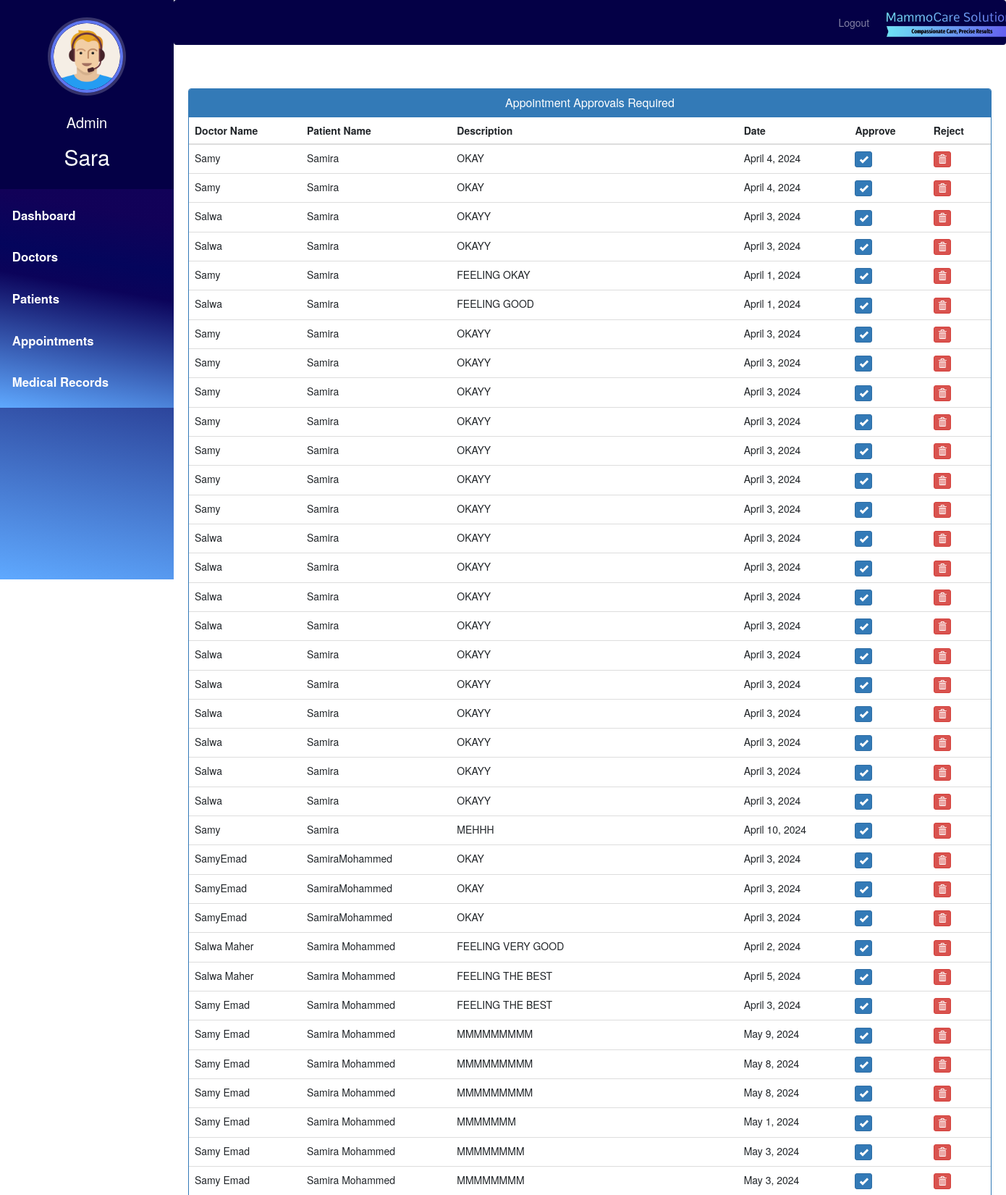
Page /admin-approve-appointment (signed in, upper part) on the committed database.
### hospital/models.py (models this page shows)
class Appointment(models.Model):
    patientId=models.PositiveIntegerField(null=True)
    doctorId=models.PositiveIntegerField(null=True)
    patientName=models.CharField(max_length=40,null=True)
    doctorName=models.CharField(max_length=40,null=True)
    appointmentDate=models.DateField(null=False)
    appointmentTime=models.TimeField(null=False)
    description=models.TextField(max_length=500)
    status=models.BooleanField(default=False)

### hospital/views.py (the view)
# urls.py: path('admin-approve-appointment', views.admin_approve_appointment_view,name='admin-approve-appointment'),
@login_required(login_url='adminlogin')
@user_passes_test(is_admin)
def admin_approve_appointment_view(request):
    appointments=models.Appointment.objects.all().filter(status=False)
    return render(request,'hospital/admin_approve_appointment.html',{'appointments':appointments})

### hospital/views.py (called while the page is built)
def is_admin(user):
    return user.groups.filter(name='ADMIN').exists()

### templates/hospital/admin_approve_appointment.html (shortened to what this page needs)
{% extends 'hospital/admin_base.html' %}
{% load static %}
{% block content %}
<head>
  <link href="//netdna.bootstrapcdn.com/bootstrap/3.0.0/css/bootstrap.min.css" rel="stylesheet" id="bootstrap-css">
</head>
<div class="container">
  <div class="panel panel-primary">
    <div class="panel-heading">
      <h6 class="panel-title">Appointment Approvals Required</h6>
    </div>
    <table class="table table-hover" id="dev-table">
      <thead>
        <tr>
          <th>Doctor Name</th>
          <th>Patient Name</th>
          <th>Description</th>
          <th>Date</th>
          <th>Approve</th>
          <th>Reject</th>
        </tr>
      </thead>
      {% for a in appointments %}
      <tr>
        <td> {{a.doctorName}}</td>
        <td>{{a.patientName}}</td>
        <td>{{a.description}}</td>
        <td>{{a.appointmentDate}}</td>
        <td><a class="btn btn-primary btn-xs" href="{% url 'approve-appointment' a.id  %}"><span class="glyphicon glyphicon-ok"></span></a></td>
        <td><a class="btn btn-danger btn-xs" href="{% url 'reject-appointment' a.id  %}"><span class="glyphicon glyphicon-trash"></span></a></td>
      </tr>
      {% endfor %}
    </table>
  </div>
</div>
{% endblock content %}

### templates/hospital/admin_base.html (shortened to what this page needs)
<!DOCTYPE html>
{% load static %}
<html lang="en">
<head>
  <link rel="stylesheet" href="https://stackpath.bootstrapcdn.com/bootstrap/4.3.1/css/bootstrap.min.css">
  <link rel="stylesheet" href="https://maxcdn.bootstrapcdn.com/font-awesome/4.7.0/css/font-awesome.min.css">
  <link rel="stylesheet" href="{% static '/style.css' %}">
</head>
<body>
  <nav class="menu" tabindex="0">
    <header class="avatar">
      <div style="display: inline-block;">
        <img src="{% static "images/adminpropic.png" %}" />
        <br><br>
        <h6 style="color: white; font-size: 20px;">Admin</h6>
      </div>
      <h2>{{ request.user.first_name }}</h2>
    </header>
    <ul>
      <li tabindex="0" class="icon-dashboard"> <a style="color:white; text-decoration:none;" href="/admin-dashboard"><span>Dashboard</span></a> </li>
      <li tabindex="0" class="icon-customers"> <a style="color:white; text-decoration:none;" href="/admin-doctor"><span>Doctors</span></a></li>
      <li tabindex="0" class="icon-users"> <a style="color:white; text-decoration:none;" href="/admin-patient"><span>Patients</span></a></li>
      <li tabindex="0" class="icon-calendar"> <a style="color:white; text-decoration:none;" href="/admin-appointment"><span>Appointments</span></a></li>
      <li tabindex="0" class="icon-calendar"> <a style="color:white; text-decoration:none;" href="/admin-medical-records"><span>Medical Records</span></a></li>
    </ul>
  </nav>
  <main>
    <div class="bs-example">
      <nav class="navbar navbar-expand-md navbar-dark fixed-top" style="background:#040046;">
        <div class="navbar-nav" style=" margin-left: 80%;">
          <a href="/index" class="nav-item nav-link">Logout</a>
        </div>
        <a href="/admin-dashboard" class="navbar-brand">
          <img src="{% static 'images/mammocare-logo.jpeg' %}" alt="Logo" height="40" style="margin-top: -7px;">
        </a>
      </nav>
    </div>
    <br><br>
    {% block content %}
    {% endblock content %}
    <br><br><br><br>
  </main>
</body>
</html>

### static/style.css (style rules this page uses)
body { padding-left: 240px; }
main { position: relative; height: 100vh; }
.menu { background: #5bc995; height: 100vh; width: 240px; position: fixed; top: 0px; left: 0; z-index: 5; outline: none; }
.menu .avatar { background: rgba(0, 0, 0, 0.1); padding: 2em 0.5em; text-align: center; }
.menu .avatar img { width: 100px; border-radius: 50%; overflow: hidden; border: 4px solid #ffea92; box-shadow: 0 0 0 4px rgba(255, 255, 255, 0.2); }
.menu .avatar h2 { font-weight: normal; margin-bottom: 0; }
.menu ul { list-style: none; padding: 0.5em 0; margin: 0; }
.menu ul li { padding: 0.5em 1em 0.5em 3em; font-size: 0.95em; font-weight: regular; background-repeat: no-repeat; background-position: left 15px center; background-size: auto 20px; transition: all 0.15s linear; cursor: pointer; }
.menu ul li.icon-dashboard { background-image: url("http://www.entypo.com/images//gauge.svg"); }
.menu ul li.icon-customers { background-image: url("http://www.entypo.com/images//briefcase.svg"); }
.menu ul li.icon-users { background-image: url("http://www.entypo.com/images//users.svg"); }
.menu ul li.icon-calendar { background-image: url("http://www.entypo.com/images//calendar.svg"); }

### templates/hospital/admin_base.html (style rules this page uses)
a:link { text-decoration: none; }
a { color: white; }
body { padding-left: 240px; }
main { position: relative; height: 100vh; }
.menu { background: #03a9f4; height: 100vh; width: 240px; position: fixed; top: 0px; left: 0; z-index: 5; outline: none; }
.menu .avatar { background: rgba(0, 0, 0, 0.1); padding: 2em 0.5em; text-align: center; }
.menu .avatar img { width: 100px; border-radius: 50%; overflow: hidden; border: 4px solid #ffea92; box-shadow: 0 0 0 4px rgba(255, 255, 255, 0.2); }
.menu .avatar h2 { font-weight: normal; margin-bottom: 0; }
.menu ul { list-style: none; padding: 0.5em 0; margin: 0; }
.menu ul li { padding: 0.5em 1em 0.5em 3em; font-size: 0.95em; font-weight: regular; background-repeat: no-repeat; background-position: left 15px center; background-size: auto 20px; transition: all 0.15s linear; cursor: pointer; }
.menu ul li.icon-dashboard { background-image: url("http://www.entypo.com/images//gauge.svg"); }
.menu ul li.icon-customers { background-image: url("http://www.entypo.com/images//briefcase.svg"); }
.menu ul li.icon-users { background-image: url("http://www.entypo.com/images//users.svg"); }
.menu ul li.icon-calendar { background-image: url("http://www.entypo.com/images//calendar.svg"); }
body { padding-left: 240px; margin-top: 50px; }
.menu { background: rgb(2,0,36); background: linear-gradient(10deg, rgba(2,0,36,1) 0%, rgba(95,169,255,1) 0%, rgba(11,3,90,1) 55%, rgba(4,5,92,1) 66%, rgba(18,1,88,0.9568160027682948) 87%); height: 100vh; width: 240px; position: fixed; top: 0px; left: 0; z-index: 5; outline: none; transition: left 0.3s; }
.menu .avatar { background: #040046; padding: 2em 0.5em; text-align: center; }
.menu .avatar img { width: 100px; height: 100px; border-radius: 50%; overflow: hidden; border: 4px solid #5f77f0; box-shadow: 0 0 0 4px rgba(255, 255, 255, 0.2); }
.menu .avatar h2 { font-weight: normal; margin-bottom: 0; color: #fff; margin-top: 10px; }
.menu ul { list-style: none; padding: 0.5em 0; margin: 0; background: rgb(2,0,36); background: linear-gradient(10deg, rgba(2,0,36,1) 0%, rgba(95,169,255,1) 0%, rgba(11,3,90,1) 55%, rgba(4,5,92,1) 66%, rgba(18,1,88,0.9568160027682948) 87%); }
.menu ul li { padding: 1em; font-size: 1.2em; font-weight: bold; transition: background-color 0.3s ease; }
.menu ul li a { color: #fff; text-decoration: none; }

### templates/hospital/admin_approve_appointment.html (style rules this page uses)
a:link { text-decoration: none; }
h6 { text-align: center; }

### rows in the picture
Appointment: doctorName "Samy", patientName "Samira", description "OKAY", appointmentDate "April 4, 2024"
Appointment: doctorName "Samy", patientName "Samira", description "OKAY", appointmentDate "April 4, 2024"
Appointment: doctorName "Salwa", patientName "Samira", description "OKAYY", appointmentDate "April 3, 2024"
Appointment: doctorName "Salwa", patientName "Samira", description "OKAYY", appointmentDate "April 3, 2024"
Appointment: doctorName "Samy", patientName "Samira", description "FEELING OKAY", appointmentDate "April 1, 2024"
Appointment: doctorName "Salwa", patientName "Samira", description "FEELING GOOD", appointmentDate "April 1, 2024"
Appointment: doctorName "Samy", patientName "Samira", description "OKAYY", appointmentDate "April 3, 2024"
Appointment: doctorName "Samy", patientName "Samira", description "OKAYY", appointmentDate "April 3, 2024"
Appointment: doctorName "Samy", patientName "Samira", description "OKAYY", appointmentDate "April 3, 2024"
Appointment: doctorName "Samy", patientName "Samira", description "OKAYY", appointmentDate "April 3, 2024"
Appointment: doctorName "Samy", patientName "Samira", description "OKAYY", appointmentDate "April 3, 2024"
Appointment: doctorName "Samy", patientName "Samira", description "OKAYY", appointmentDate "April 3, 2024"
Appointment: doctorName "Samy", patientName "Samira", description "OKAYY", appointmentDate "April 3, 2024"
Appointment: doctorName "Salwa", patientName "Samira", description "OKAYY", appointmentDate "April 3, 2024"
Appointment: doctorName "Salwa", patientName "Samira", description "OKAYY", appointmentDate "April 3, 2024"
Appointment: doctorName "Salwa", patientName "Samira", description "OKAYY", appointmentDate "April 3, 2024"
Appointment: doctorName "Salwa", patientName "Samira", description "OKAYY", appointmentDate "April 3, 2024"
Appointment: doctorName "Salwa", patientName "Samira", description "OKAYY", appointmentDate "April 3, 2024"
Appointment: doctorName "Salwa", patientName "Samira", description "OKAYY", appointmentDate "April 3, 2024"
Appointment: doctorName "Salwa", patientName "Samira", description "OKAYY", appointmentDate "April 3, 2024"
Appointment: doctorName "Salwa", patientName "Samira", description "OKAYY", appointmentDate "April 3, 2024"
Appointment: doctorName "Salwa", patientName "Samira", description "OKAYY", appointmentDate "April 3, 2024"
Appointment: doctorName "Salwa", patientName "Samira", description "OKAYY", appointmentDate "April 3, 2024"
Appointment: doctorName "Samy", patientName "Samira", description "MEHHH", appointmentDate "April 10, 2024"
Appointment: doctorName "SamyEmad", patientName "SamiraMohammed", description "OKAY", appointmentDate "April 3, 2024"
Appointment: doctorName "SamyEmad", patientName "SamiraMohammed", description "OKAY", appointmentDate "April 3, 2024"
Appointment: doctorName "SamyEmad", patientName "SamiraMohammed", description "OKAY", appointmentDate "April 3, 2024"
Appointment: doctorName "Salwa Maher", patientName "Samira Mohammed", description "FEELING VERY GOOD", appointmentDate "April 2, 2024"
Appointment: doctorName "Salwa Maher", patientName "Samira Mohammed", description "FEELING THE BEST", appointmentDate "April 5, 2024"
Appointment: doctorName "Samy Emad", patientName "Samira Mohammed", description "FEELING THE BEST", appointmentDate "April 3, 2024"
Appointment: doctorName "Samy Emad", patientName "Samira Mohammed", description "MMMMMMMMM", appointmentDate "May 9, 2024"
Appointment: doctorName "Samy Emad", patientName "Samira Mohammed", description "MMMMMMMMM", appointmentDate "May 8, 2024"
Appointment: doctorName "Samy Emad", patientName "Samira Mohammed", description "MMMMMMMMM", appointmentDate "May 8, 2024"
Appointment: doctorName "Samy Emad", patientName "Samira Mohammed", description "MMMMMMM", appointmentDate "May 1, 2024"
Appointment: doctorName "Samy Emad", patientName "Samira Mohammed", description "MMMMMMMM", appointmentDate "May 3, 2024"
Appointment: doctorName "Samy Emad", patientName "Samira Mohammed", description "MMMMMMMM", appointmentDate "May 3, 2024"

### other values in the picture
{{ request.user.first_name }} "Sara"
